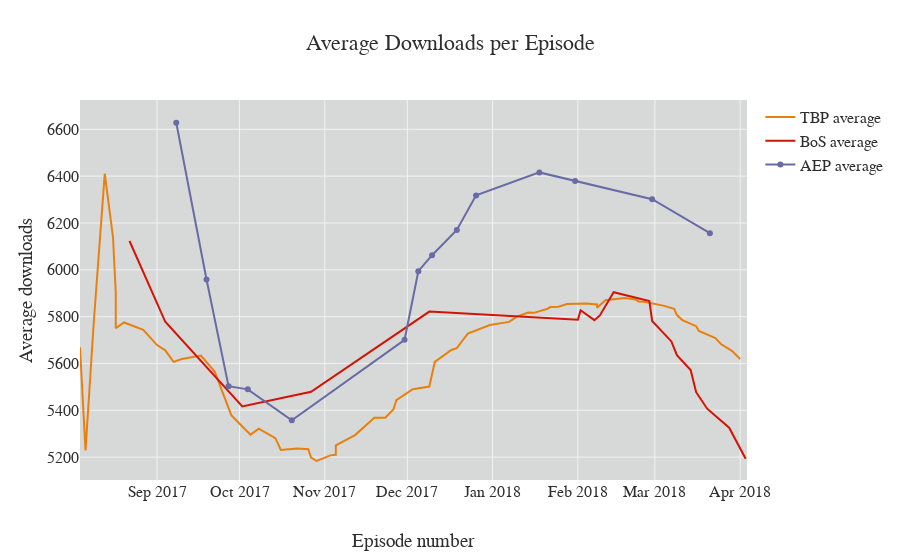

Notebook cell for this chart:
### Code cell
tbp_eps = tbp_eps[tbp_eps.release_date > pd.Timestamp(2017,8,1)]
averages = []
for x in range(len(tbp_eps)):
    average = tbp_eps.reset_index().loc[:x, 'downloads'].cumsum().values[-1] / (x+1)
    averages.append(average)
trace = go.Scatter(
    x = tbp_eps.set_index('release_date').index,
    y = averages,
    name = "TBP average",
    line = dict(
        color=TBP_colors['dark_orange']
    ),
    text=tbp_eps.title
)

averages = []
for x in range(len(bos_eps)):
    average = bos_eps.reset_index().loc[:x, 'downloads'].cumsum().values[-1] / (x+1)
    averages.append(average)
trace_bos = go.Scatter(
    x = bos_eps.set_index('release_date').index,
    y = averages,
    name = "BoS average",
    line = dict(
        color=TBP_colors['red']
    ),
    text=bos_eps.title
)

averages = []
for x in range(len(tbp_eps)):
    average = eth_eps.reset_index().loc[:x, 'downloads'].cumsum().values[-1] / (x+1)
    averages.append(average)
trace_eth = go.Scatter(
    x = eth_eps.set_index('release_date').index,
    y = averages,
    name = "AEP average",
    line = dict(
        color=TBP_colors['purple']
    ),
    text=eth_eps.title
)

rolling = go.Scatter(
    x = tbp_eps.set_index('release_date').index[4:],
    y = tbp_eps.set_index('release_date')['downloads'].rolling(10).mean(),
    name = 'Rolling Ave. (10 episodes)',
    line = dict(
        color=TBP_colors['orange']
    ),
)

rolling_bos = go.Scatter(
    x = bos_eps.set_index('release_date').index[4:],
    y = bos_eps.set_index('release_date')['downloads'].rolling(10).mean(),
    name = 'Rolling Ave. (10 episodes)',
    line = dict(
        color=TBP_colors['red']
    ),
)
layout = {
    'title': "Average Downloads per Episode",# + update_string,
    'xaxis': {
        'title': 'Episode number',
        'gridcolor': '#f2f2f2',
        'zeroline': False,
    },
    'yaxis': {
        'title': 'Average downloads',
        'gridcolor': '#f2f2f2',
        'zeroline': False,
    },
    'paper_bgcolor': 'rgba(242,242,242,0)',
    'plot_bgcolor': '#d7d8d8',
    'font': dict(family='Helvetica, sans-serif', size=16, color='#2e2e2e'),
    'showlegend':True,
}
fig = dict(data=[trace, trace_bos, trace_eth], layout=layout)
iplot_offline(fig)
#plot(fig, filename='TBP_plots/average-downloads')

### Figure 1 — Plotly figure (JSON) as saved in the notebook; plotly's stock layout.template omitted (floating-point values rounded to 4 significant figures)
{"data": [{"line": {"color": "#e8800f"}, "name": "TBP average", "text": ["TBP143 - Damned If You Do, Bored If You Don't", "TBP144 - Tomorrow's Electricity Today", "TBP145 - Hopes and Fears for Filecoin", "TBP146 - The Rise and Rise of Charlie Shrem", "TBP147 - History of Security", "BlockChannel Episode 27: Po.et and We Didn't Even Know It", "BlockChannel Episode 28: Securing the Metaverse, with Decentraland", "TBP148 - Controversial Persona", "TBP149 - The Rivetz Security Project", "BlockChannel Episode 29: Making Sense of Cent.co", "TBP150 - EGO with ETH", "TBP151 - Crypto Boom Boom Room", "TBP152 - Pally on the Block", "TBP153 - Bitcoin Sell Out", "TBP154 - Bitcoin For The Bottom Billion Pt. 2", "TBP155 - Crypto Swan Song", "BlockChannel Episode 30: To Bee or Not to Bee", "TBP156 - Combined Forces for Better Results", "TBP157 - Modern Day Gold Rush Pt. II", "TBP158 - The Credit Protocol", "TBP159 - Diary of a Made Man", "BlockChannel Episode 31: Settling the Score, with CoinScore", "TBP160 - Bitcoin Beats", "BlockChannel Episode 32: Greasing the Blockchain, with Spankchain", "TBP161 - A Foundation for the Data Economy", "TBP162 - Sweet Talk", "BlockChannel Episode 33: Incentivizing Creators Online, with Props", "TBP163 - Savings and Savior", "TBP164 - The Benefits of Familiarity", "Devcon3: Recap Part 1", "TBP165 - Praise for Cryptoassets", "Devcon3: Recap Part 2", "TBP166 - ATMs and ICOs", "TBP167 - The Broader Economy III", "BlockChannel Episode 34: Developers Developers Developers, with Zastrin.com", "TBP168 - Passion, Pain & Unicorn Slayin'", "TBP169 - Monetary Revolution", "TBP170 - A New Kind of Legal", "TBP171 - The Future of Giving", "Monero Monitor: Mimblewimble with Andrew Poelstra", "TBP172 - Life After Silicon Valley", "BlockChannel Episode 35: Deciphering What’s New, with NuCypher", "TBP173 - Surprising Insights", "TBP174 - Determining the Reliability of Sources", "TBP175 - Superconferencing", "TBP176 - Even More Marketing Discipline", "TBP177 - Internet of A New Generation", "TBP178 - Paving the Road to Self-Sovereign Identity", "BlockChannel Episode 36: Coinbase, Women, and Empowerment, with Kristen Stone", "TBP179 - Innovations and Healthcare", "TBP180 - Witnesses, Victims and Participants", "Crypto Until Infinity #1: Musicoin - More Power, More Money", "BlockChannel Episode 37: Smart Contracts Everywhere, with Ivy and Chain.com", "TBP181 - Disrupting the Antivirus Market", "TBP182 - Facilitating Positive Change", "TBP183 - Stampeding with the Big Blue Bull", "Crypto Until Infinity #2: Music and Smart Contracts", "TBP184 - MyCrypto and the Current State of the Network", "TBP185 - Blockchain Solutions & Boosie Badazz", "TBP186 - Generational Wealth and Uncle Sam's Surprise", "Crypto Until Infinity #3: Vegas Vibes", "TBP187 - Vision of a Decentralized World", "TBP188 - Hello Crypto Kitty", "TBP189 - The Innovative Investor", "Crypto Until Infinity #4: Another Side of Hip-Hop and Crypto", "TBP190 - Welterweight Gold II", "TBP Presents: Social Implementations of Blockchain Infrastructure ", "TBP191 - Beards and Blockchains", "Crypto Until Infinity #5: Bipolar Markets", "TBP192 - New Year and a New Exchange", "TBP193 - Necessary Solutions", "TBP194 - Edge Security"], "type": "scatter", "x": ["2017-08-04", "2017-08-06", "2017-08-09", "2017-08-13", "2017-08-16", "2017-08-17", "2017-08-17", "2017-08-20", "2017-08-27", "2017-09-01", "2017-09-04", "2017-09-07", "2017-09-10", "2017-09-17", "2017-09-22", "2017-09-24", "2017-09-27", "2017-09-28", "2017-10-01", "2017-10-05", "2017-10-08", "2017-10-14", "2017-10-15", "2017-10-16", "2017-10-22", "2017-10-26", "2017-10-27", "2017-10-29", "2017-10-30", "2017-11-03", "2017-11-05", "2017-11-05", "2017-11-12", "2017-11-19", "2017-11-23", "2017-11-26", "2017-11-27", "2017-12-03", "2017-12-09", "2017-12-11", "2017-12-17", "2017-12-19", "2017-12-21", "2017-12-23", "2017-12-31", "2018-01-07", "2018-01-10", "2018-01-14", "2018-01-16", "2018-01-21", "2018-01-22", "2018-01-25", "2018-01-25", "2018-01-28", "2018-02-04", "2018-02-08", "2018-02-08", "2018-02-11", "2018-02-18", "2018-02-22", "2018-02-23", "2018-02-25", "2018-03-04", "2018-03-08", "2018-03-09", "2018-03-11", "2018-03-16", "2018-03-17", "2018-03-23", "2018-03-25", "2018-03-29", "2018-04-01"], "y": [5669, 5228, 5775.0, 6411.0, 6139.0, 5902.0, 5750.0, 5775.0, 5744.0, 5679.0, 5656, 5607.0, 5619.0, 5634.0, 5564.0, 5501.0, 5410.0, 5379.0, 5343.0, 5296.0, 5322.0, 5281.0, 5257.0, 5230.0, 5237.0, 5234.0, 5198.0, 5183.0, 5188.0, 5207.0, 5210.0, 5250.0, 5294.0, 5369.0, 5368.0, 5405.0, 5443.0, 5490.0, 5501.0, 5607.0, 5658.0, 5665.0, 5697.0, 5728.0, 5764.0, 5778.0, 5801.0, 5817.0, 5816.0, 5834.0, 5841.0, 5842.0, 5843.0, 5854.0, 5856.0, 5852.0, 5838.0, 5870.0, 5880.0, 5874.0, 5865.0, 5863.0, 5847.0, 5833.0, 5807.0, 5785.0, 5759.0, 5739.0, 5708.0, 5683.0, 5654.0, 5619.0]}, {"line": {"color": "rgb(210,20,4)"}, "name": "BoS average", "text": ["Buy or Sell, What the Hell #1", "Buy or Sell, What the Hell #2", "Buy or Sell, What the Hell #3", "Buy or Sell, What the Hell #4", "Buy or Sell, What the Hell #5", "Buy or Sell, What the Hell #6", "Buy or Sell, What the Hell #7", "Buy or Sell, What the Hell #8", "Buy or Sell, What the Hell #9", "Buy or Sell, What the Hell #10", "Buy or Sell, What the Hell #11", "Buy or Sell, What the Hell #12", "Buy or Sell, What the Hell #13", "Buy or Sell, What the Hell #14: A Lawyer's Perspective", "Buy or Sell, What the Hell #15: Have a Plan, Have a Process", "Buy or Sell, What the Hell #16: Wishful Thinking", "Buy or Sell, What the Hell #17: Confidence is Key", "Buy or Sell, What the Hell #18: Joint Economics Reporting", "Buy or Sell, What the Hell #19: What's a DAICO?", "Buy or Sell, What the Hell #20: Decentralize all the Exchanges"], "type": "scatter", "x": ["2017-08-22", "2017-09-04", "2017-10-02", "2017-10-27", "2017-12-09", "2018-01-25", "2018-02-01", "2018-02-02", "2018-02-07", "2018-02-09", "2018-02-14", "2018-02-27", "2018-02-28", "2018-03-07", "2018-03-09", "2018-03-14", "2018-03-16", "2018-03-20", "2018-03-28", "2018-04-03"], "y": [6123, 5778, 5416.0, 5479.0, 5822.0, 5789.0, 5786.0, 5827, 5785, 5805.0, 5904.0, 5866.0, 5781.0, 5694.0, 5635.0, 5572.0, 5477.0, 5407.0, 5325.0, 5193.0]}, {"line": {"color": "rgb(105,107,165)"}, "name": "AEP average", "text": ["An Ethereum Podcast: Episode #1", "An Ethereum Podcast: Episode #2", "An Ethereum Podcast: Episode #3", "An Ethereum Podcast: Episode #4", "An Ethereum Podcast: Episode #5", "An Ethereum Podcast: Episode #6", "An Ethereum Podcast: Episode #7", "An Ethereum Podcast: Episode #8", "An Ethereum Podcast: Episode #9", "An Ethereum Podcast: Episode #10", "An Ethereum Podcast: Episode #11", "An Ethereum Podcast: Episode #12", "An Ethereum Podcast: Episode #13", "An Ethereum Podcast: Episode #14"], "type": "scatter", "x": ["2017-09-08", "2017-09-19", "2017-09-27", "2017-10-04", "2017-10-20", "2017-11-30", "2017-12-05", "2017-12-10", "2017-12-19", "2017-12-26", "2018-01-18", "2018-01-31", "2018-02-28", "2018-03-21"], "y": [6628, 5958.0, 5503, 5490.0, 5357, 5701, 5994, 6062.0, 6170.0, 6318.0, 6416.0, 6380.0, 6302.0, 6156.0, 5746.0, 5387.0, 5070.0, 4788.0, 4536.0, 4309.0, 4104.0, 3918.0, 3747.0, 3591.0, 3447.0, 3315.0, 3192.0, 3078.0, 2972.0, 2873.0, 2780.0, 2693.0, 2612.0, 2535.0, 2462.0, 2394.0, 2329.0, 2268.0, 2210.0, 2155.0, 2102.0, 2052.0, 2004.0, 1959.0, 1915.0, 1874.0, 1834.0, 1796.0, 1759.0, 1724.0, 1690.0, 1657.0, 1626.0, 1596.0, 1567.0, 1539.0, 1512.0, 1486.0, 1461.0, 1436.0, 1413.0, 1390.0, 1368.0, 1347.0, 1326.0, 1306.0, 1286.0, 1267.0, 1249.0, 1231.0, 1214.0, 1197.0]}], "layout": {"font": {"color": "#2e2e2e", "family": "Helvetica, sans-serif", "size": 16}, "paper_bgcolor": "rgba(242,242,242,0)", "plot_bgcolor": "#d7d8d8", "showlegend": true, "title": "Average Downloads per Episode", "xaxis": {"gridcolor": "#f2f2f2", "title": "Episode number", "zeroline": false}, "yaxis": {"gridcolor": "#f2f2f2", "title": "Average downloads", "zeroline": false}}}
